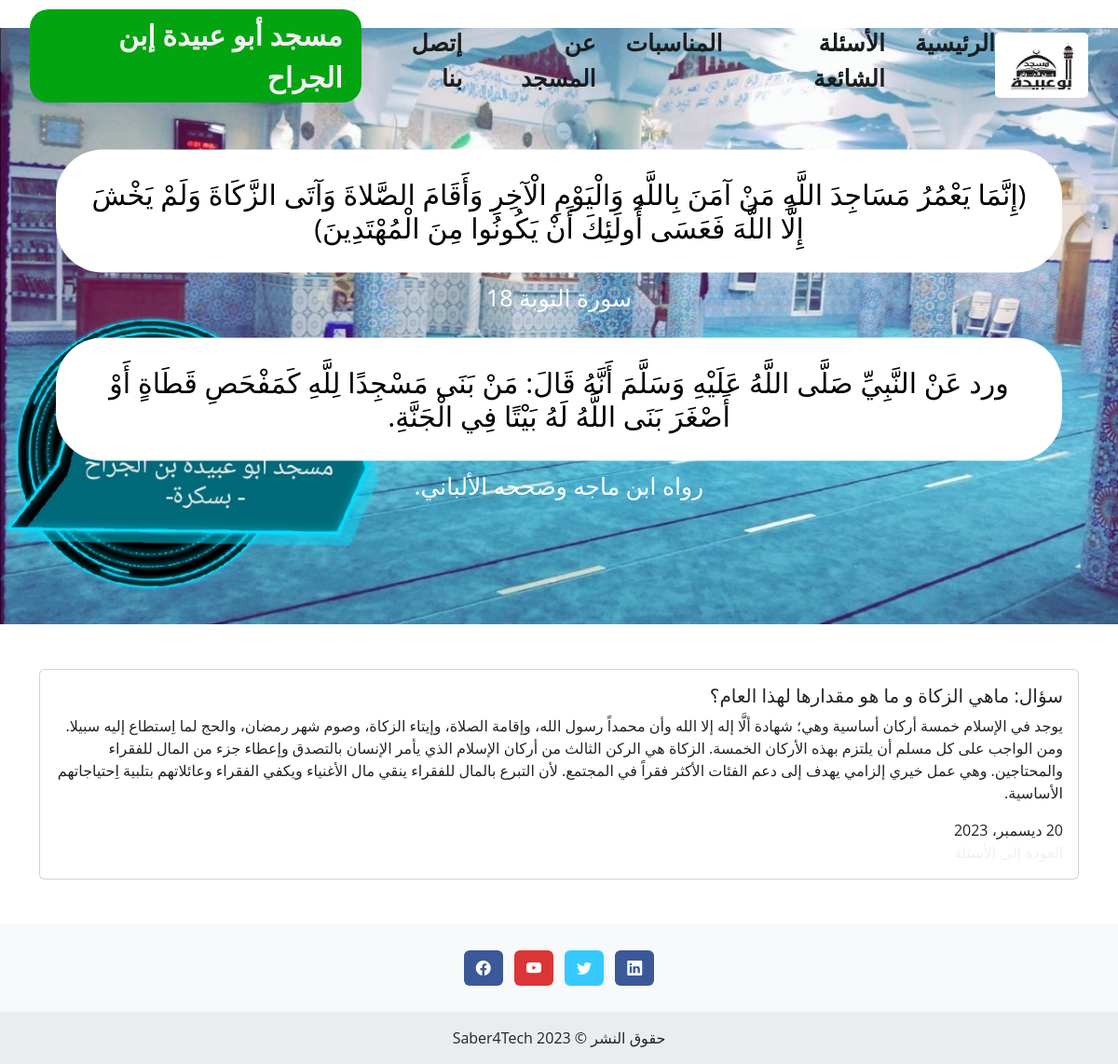
The app's page /question_detail/1/ with its own data.
### appAbuObaida/models.py (models this page shows, shortened)
class QuestionModel(models.Model):
    question_title = models.CharField(max_length=500)
    question_answer = models.TextField()
    pub_date = models.DateField(auto_now_add=True)
    class Meta:
        verbose_name = "الأسئلة"
        verbose_name_plural = "الأسئلة"

### appAbuObaida/views.py (the view)
# urls.py: path('question_detail/<int:pk>/', views.question_detail, name='question_detail'),
def question_detail(request, pk):
    activate('ar')
    question_detailed = get_object_or_404(QuestionModel, pk=pk)
    context = {
        'question_detailed': question_detailed
    }
    return render(request, 'appAbuObaida/question_detail.html', context)

### appAbuObaida/views.py (called while the page is built)
def footer_date(request):
    footer_date_detailed = datetime.datetime.now().year
    context = {
        'footer_date_detailed': footer_date_detailed
    }
    return context

### templates/appAbuObaida/question_detail.html (shortened to what this page needs)
{% extends 'appAbuObaida/base.html' %}
{% load static %}
{% block content %}
    {% include 'appAbuObaida/slidesimages.html' %}
    <div class="container my-5" dir="rtl">
        <div class="card card-questions">
            <div class="card-body">
                <h5 class="card-title">سؤال: {{ question_detailed.question_title }}</h5>
                <p class="card-text">
                    {{ question_detailed.question_answer }}
                </p>
                <span>{{ question_detailed.pub_date }}</span><br>
                <a class="card-link mt-4" href="{% url 'questions_blog' %}">
                </a>
            </div>
        </div>
    </div>
{% endblock %}

### static/css/styles.css (style rules this page uses)
* { margin: 0; padding: 0; box-sizing: border-box; font-family: 'Open Sans', 'sans-serif'; }
body { height: 100vh; background-color: #fff; font-family: Arial, sans-serif; margin: 0; padding: 0; box-sizing: border-box; }
.card-link { text-decoration: none; }
.card-questions { margin-bottom: 10px }
a { text-decoration: none; color: #f1f1f1; }

### records on screen
QuestionModel: question_title "ماهي الزكاة و ما هو مقدارها لهذا العام؟", question_answer "يوجد في الإسلام خمسة أركان أساسية وهي؛ شهادة ألَّا إله إلا الله وأن محمداً رسول الله، وإقامة الصلاة، وإيتاء الزكاة، وصوم شهر رمضان، والحج لما اِستطاع إليه سبيلا. ومن الواجب على كل مسلم أن يلتزم بهذه الأركان الخمسة. الزكاة هي الركن الثالث من أركان الإسلام الذي يأمر الإنسان بالتصدق وإعطاء جزء من المال للفقراء والمحتاجين. وهي عمل خيري إلزامي يهدف إلى دعم الفئات الأكثر فقراً في المجتمع. لأن التبرع بالمال للفقراء ينقي مال الأغنياء ويكفي الفقراء وعائلاتهم بتلبية اِحتياجاتهم الأساسية.", pub_date "20 ديسمبر، 2023"
